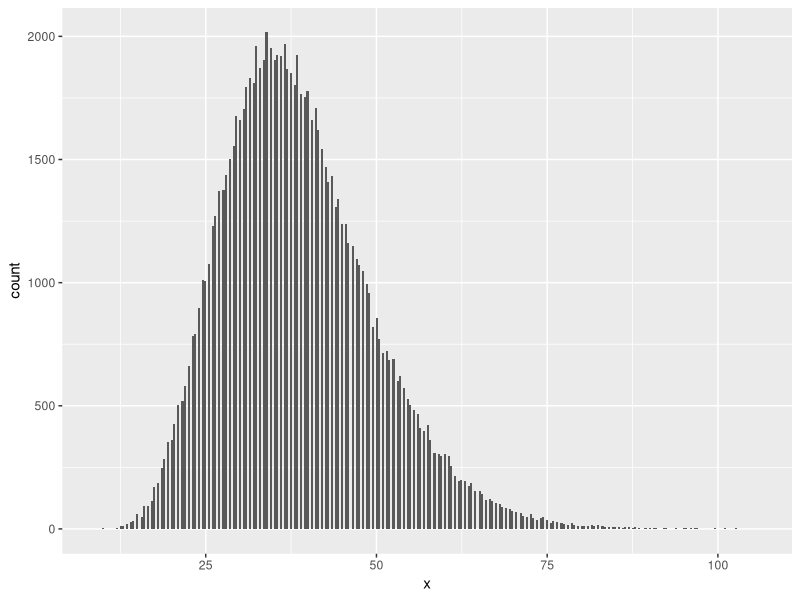
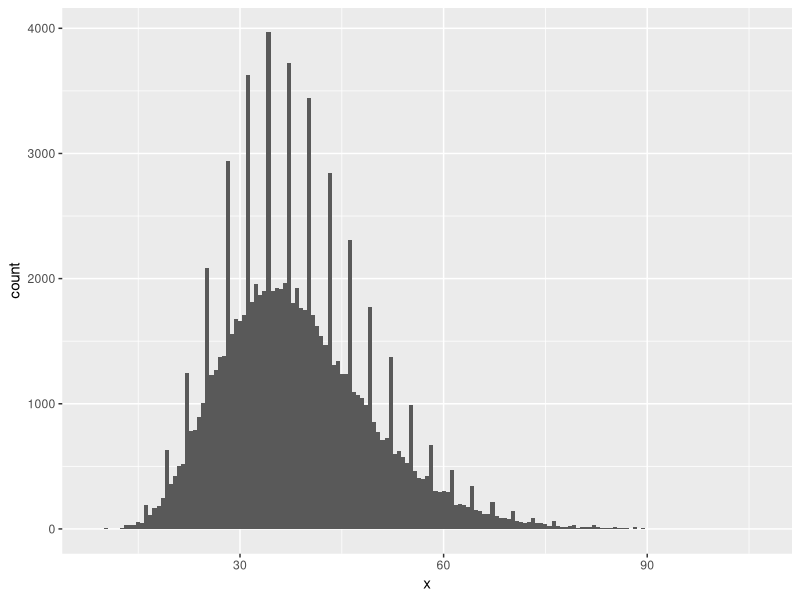
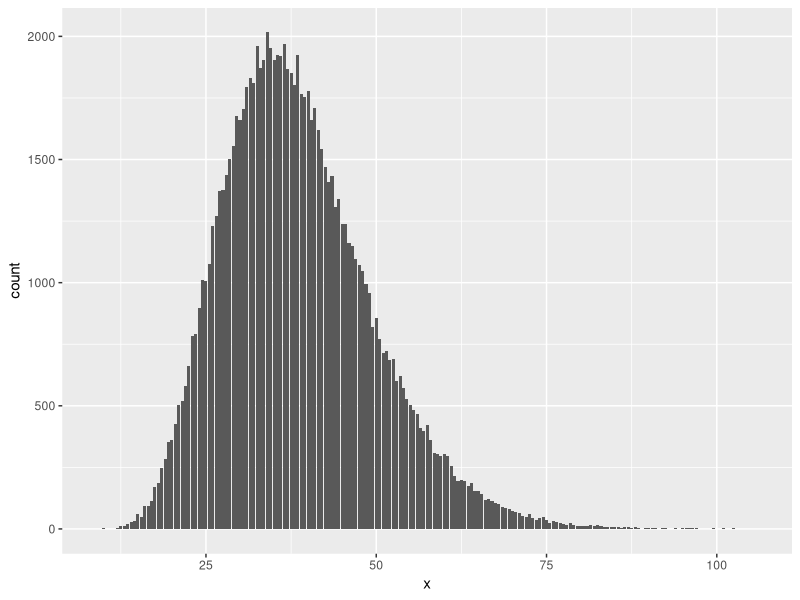
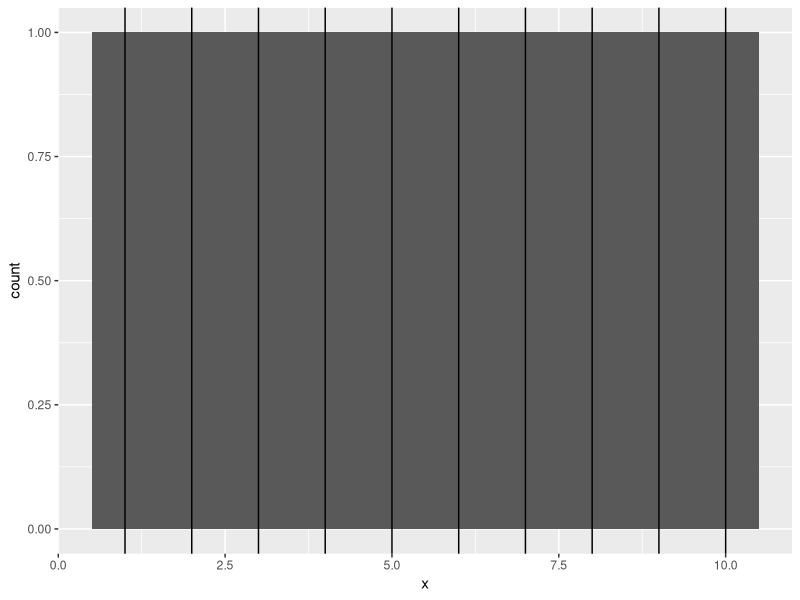
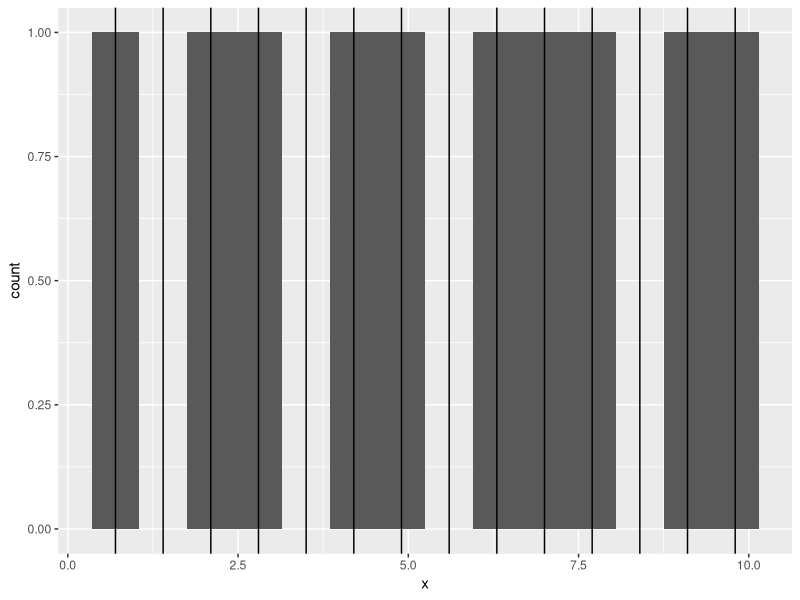
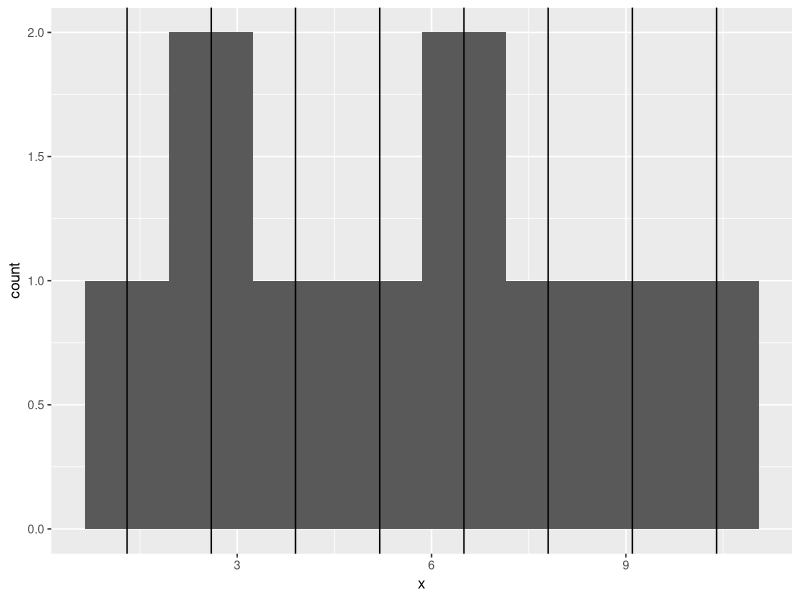
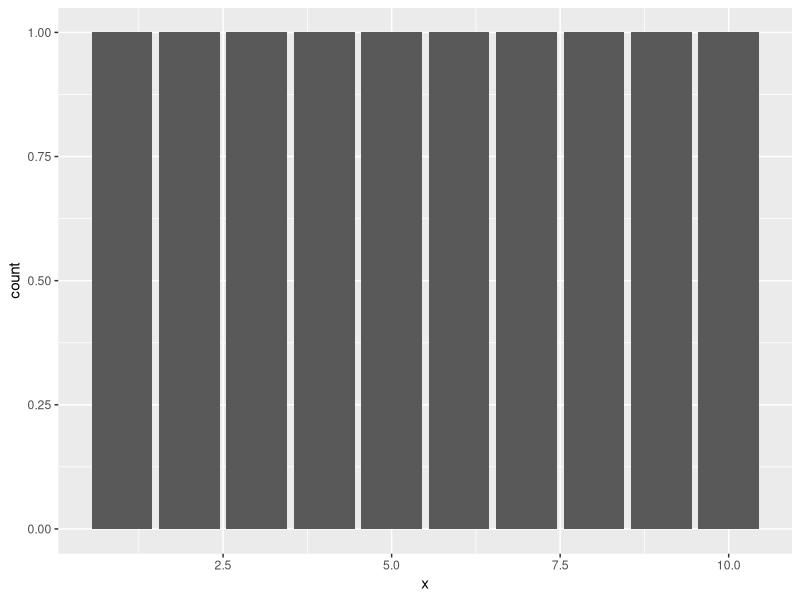

Write R code to recreate these figures, in order.
## ---- chunk 1
knitr::opts_chunk$set(echo = TRUE)
## ---- chunk 2
library(readr)
x <- read_csv("r_days.csv")
x <- data.frame(x = x$x)
## ---- chunk 3
library(ggplot2)
g <- ggplot(x, aes(x = x))
g <- g + geom_histogram(binwidth = 0.3)
g
## ---- chunk 4
g <- ggplot(x, aes(x = x))
g <- g + geom_histogram(binwidth = 0.6)
g
## ---- chunk 5
g <- ggplot(x, aes(x = x))
g <- g + geom_bar()
g
## ---- chunk 6
x <- data.frame(x = c(1:10))
## ---- chunk 7
g <- ggplot(x, aes(x = x))
g <- g + geom_histogram(binwidth = 1)
g <- g + geom_vline(data = layer_data(g), aes(xintercept = x))
g
## ---- chunk 8
g <- ggplot(x, aes(x = x))
g <- g + geom_histogram(binwidth = 0.7)
g <- g + geom_vline(data = layer_data(g), aes(xintercept = x))
g
## ---- chunk 9
g <- ggplot(x, aes(x = x))
g <- g + geom_histogram(binwidth = 1.3)
g <- g + geom_vline(data = layer_data(g), aes(xintercept = x))
g
## ---- chunk 10
g <- ggplot(x, aes(x = x))
g <- g + geom_bar()
g
